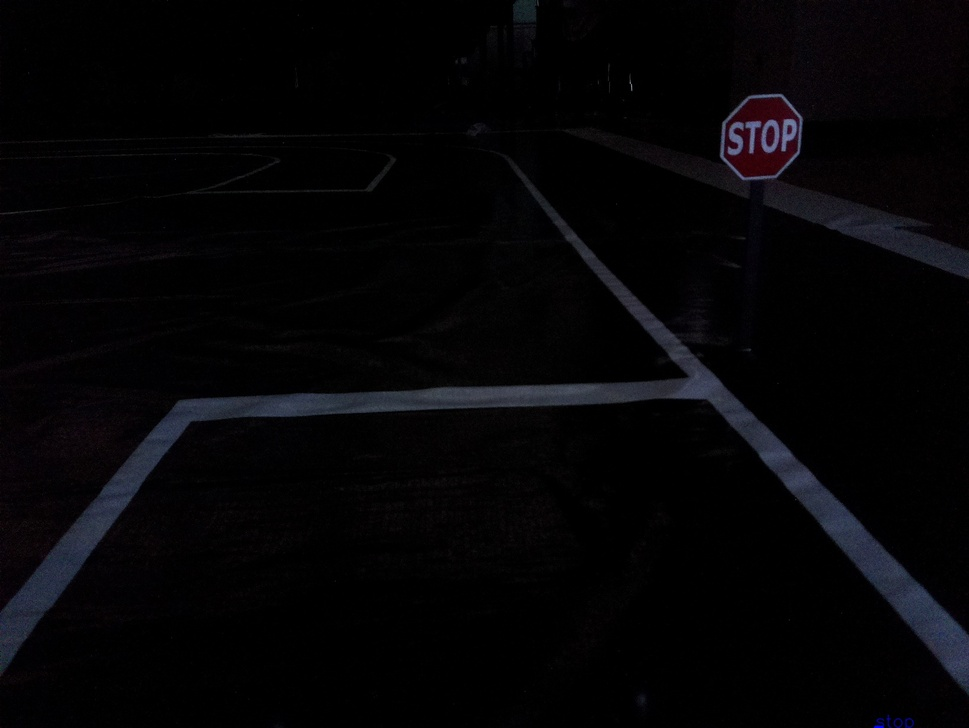
#> input picture Brain/src/lib/perception/object_detection.jpg, 969 x 728 px, shrunk from 1640 x 1232 before the run
$ python -i lanekeephandle.py   (imports and definitions only)   (older library calls are emulated)
#> lines starting #> are read from the running program, lines starting #| are printed output that depends on the picture
import math
from functools import reduce
from time import time
from typing import List, Tuple

import cv2
import matplotlib.pyplot as plt
import numpy as np


def draw_line(img, lines):
    # create a copy of the original frame
    try:
        dmy = img
        # draw Hough lines
        for line in lines:
            x1, y1, x2, y2 = line[0]
            cv2.line(dmy, (x1, y1), (x2, y2), (255, 0, 0), 3)

        return dmy
    except Exception:
        return img


def display_heading_line(
    frame,
    steering_angle,
    line_color=(0, 0, 255),
    line_width=5,
):
    heading_image = np.zeros_like(frame)
    if len(frame.shape) == 3:
        height, width, _ = frame.shape
    else:
        height, width = frame.shape
    # figure out the heading line from steering angle
    # heading line (x1,y1) is always center bottom of the screen
    # (x2, y2) requires a bit of trigonometry

    # Note: the steering angle of:
    # 0-89 degree: turn left
    # 90 degree: going straight
    # 91-180 degree: turn right
    steering_angle_radian = steering_angle / 180.0 * math.pi
    x1 = int(width / 2)
    y1 = height
    x2 = int(x1 - height / 2 / math.tan(steering_angle_radian))
    y2 = int(height / 2)

    cv2.line(heading_image, (x1, y1), (x2, y2), line_color, line_width)
    heading_image = cv2.addWeighted(frame, 0.8, heading_image, 1, 1)

    return heading_image


class LaneKeep:
    def __init__(
        self,
        use_perspective: bool = True,
        hls_lower: List[int] = [180, 180, 180],
        computation_method: str = "hough",
        blur_size: Tuple[int, int] = (7, 7),
        adpt_Th_blk_size: int = 21,
        adpt_Th_C: int = 4,
        canny_thres1: int = 50,
        canny_thres2: int = 150,
        luroi: float = 0.10,
        ruroi: float = 0.90,
        lbroi: float = 0,
        rbroi: float = 1,
        hroi: float = 0.30,
        broi: float = 0,
    ):
        """Define LaneKeeping pipeline and parameters

        Args:
            use_perspective: (bool) change preprocess pipeline
                        False -> [roi_func, preprocess]
                        True  -> [persepective_wrap, preprocess]
            hls_lower: (list) change the hls filter lower bound
            computation_method:(str) [ hough | sliding_window]
            blur_size: (Tuple[int, int]) Blur kernel size (preprocess)
            adpt_Th_blk_size: (int) Adaptive thresholding block size (preprocess)
            adpt_Th_C: (int) Adaptive thresholidng parameter C (preprocess)
            canny_thres1: (int) Canny Edge Detection threshold parameter (preprocess)
            canny_thres2: (int) Canny Edge Detection threshold parameter (preprocess)
            luroi: (float) left upper ROI region percent
            ruroi: (float) right upper ROI region percent
            lbroi: (float) left bottom ROI region percent
            rbroi: (float) right bottom ROI region percent
            hroi : (float) ROI region percent
            broi: (float) ROI region percent from bottom,
        """

        assert (
            computation_method == "hough" or computation_method == "sliding_window"
        ), "Expected computation_method to be either 'hough' or 'sliding_window'"

        assert (
            len(hls_lower) == 3
        ), f"Expected a list of [hue, sat, light], got {hls_lower}"

        assert (
            max(hls_lower) < 255 and min(hls_lower) >= 0
        ), f"Value range for hls is 0~255, got {hls_lower}"

        self.computation_method = computation_method
        self.hls_lower = hls_lower
        self.blur_size = blur_size
        # Size of a pixel neighborhood that is used to calculate a threshold value for the pixel
        self.adpt_Th_blk_size = adpt_Th_blk_size
        # const substracted from mean (adaptive threshold)
        self.adpt_Th_C = adpt_Th_C
        # threshold for canny edge detection
        # https://docs.opencv.org/4.x/dd/d1a/group__imgproc__feature.html#ga04723e007ed888ddf11d9ba04e2232de
        self.canny_thres1 = canny_thres1
        self.canny_thres2 = canny_thres2

        # perspective wrap
        self.luroi = luroi
        self.ruroi = ruroi
        self.lbroi = lbroi
        self.rbroi = rbroi
        self.hroi = hroi
        self.broi = broi
        self.stencil = None
        if use_perspective:
            pipeline_list = [self.persepective_wrap, self.preprocess]
        else:
            pipeline_list = [self.roi_func, self.preprocess]

        def compose(f, g):
            return lambda x: g(f(x))

        self.preprocess_pipeline = reduce(compose, pipeline_list, lambda x: x)

    def __call__(self, img: np.ndarray) -> float:
        if self.computation_method == "sliding_window":
            return self.sliding_window_search(img)
        else:
            return self.houghlines_angle(img)

    # [38 lines left out: function roi_func, not called in this run]

    def preprocess(self, img: np.ndarray) -> np.ndarray:
        """Preprocess image for edge detection"""
        # Apply HLS color filtering to filter out white lane lines
#         img = cv2.convertScaleAbs(img, alpha=2.0, beta=30)
#         blur1 = cv2.GaussianBlur(img, (7, 7), 0)

        hls = cv2.cvtColor(img, cv2.COLOR_RGB2HSV)

        # change here if it fails to detect
        white_lower = np.array(
#             [np.round(0 / 2), np.round(0.75 * 255), np.round(0.45 * 255)]
            [70,0,220] # 70,0,220
        )

        white_upper = np.array(
            [90,25,255] # 100,25,255
        )

        white_mask = cv2.inRange(hls, white_lower, white_upper)

        # Yellow-ish areas in image
        # H value must be appropriate (see HSL color space), e.g. within [40 ... 60]
        # L value can be arbitrary (we want everything between bright and dark yellow), e.g. within [0.0 ... 1.0]
        # S value must be above some threshold (we want at least some saturation), e.g. within [0.35 ... 1.0]
#         yellow_lower = np.array(
#             [np.round(30 / 2), np.round(0.75 * 255), np.round(0.45 * 255)]
#         )
#         yellow_upper = np.array(
#             [np.round(60 / 2), np.round(1.0 * 255), np.round(1.00 * 255)]
#         )
#         yellow_mask = cv2.inRange(hls, yellow_lower, yellow_upper)

        # Calculate combined mask, and masked image
#         mask = cv2.bitwise_or(yellow_mask, white_mask)
        hls_result = cv2.bitwise_and(img, img, mask=white_mask)
# [9 lines of commented-out code are left out]
        gray = cv2.cvtColor(hls_result, cv2.COLOR_RGB2GRAY)
        # clahe = cv2.createCLAHE(clipLimit=80,tileGridSize=(128,128))
        # gray = clahe.apply(gray)
        # thres = cv2.adaptiveThreshold(
        #     gray,
        #     255,
        #     cv2.ADAPTIVE_THRESH_GAUSSIAN_C,
        #     cv2.THRESH_BINARY_INV,
        #     self.adpt_Th_blk_size,
        #     self.adpt_Th_C,
        # )
        # ret, thresh = cv2.threshold(gray, 160, 255, cv2.THRESH_BINARY)
        blur = cv2.GaussianBlur(gray, self.blur_size, 0)
        _, th1 = cv2.threshold(blur, 120, 255, cv2.THRESH_BINARY)
        _, th2 = cv2.threshold(blur, 220, 255, cv2.THRESH_BINARY + cv2.THRESH_OTSU)
        #         clean = cv2.fastNlMeansDenoising(blur)
        th3 = np.array(0.7 * th1 + 0.3 * th2).astype(np.uint8)
        blur = cv2.GaussianBlur(th3, (21, 21), 0)
        canny = cv2.Canny(blur, self.canny_thres1, self.canny_thres2)
        #         denoised=cv2.fastNlMeansDenoisingColored(canny,None,10,10,7,21)

        kernel = np.ones((5,5), np.uint8)
        final = cv2.dilate(canny, kernel, iterations=1)

        return final
        # return hls_result, gray, thres, blur, canny

    def persepective_wrap(self, img: np.ndarray) -> np.ndarray:
        """ROI of image and Perform perspective wrapping on the image"""
        roi = [
            (self.luroi * ((img.shape[1] - 1)), self.hroi * (img.shape[0] - 1)),
            (self.ruroi * ((img.shape[1] - 1)), self.hroi * (img.shape[0] - 1)),
            (self.lbroi * ((img.shape[1] - 1)), (img.shape[0] - 1) * (1 - self.broi)),
            (self.rbroi * ((img.shape[1] - 1)), (img.shape[0] - 1) * (1 - self.broi)),
        ]
        # Get image size
        img_size = (img.shape[1], img.shape[0])
#> img_size = (969, 728)
        # Perspective points to be warped
        src = np.float32(roi)
        # Window to be shown
        dst = np.float32(
            [[0, 0], [img.shape[1], 0], [0, img.shape[0]], [img.shape[1], img.shape[0]]]
        )
#> dst = [[0, 0], [969, 0], [0, 728], [969, 728]]

        # Matrix to warp the image for birdseye window
        matrix = cv2.getPerspectiveTransform(src, dst)
        # Inverse matrix to unwarp the image for final window
        minv = cv2.getPerspectiveTransform(dst, src)  # noqa
        birdseye = cv2.warpPerspective(img, matrix, img_size)
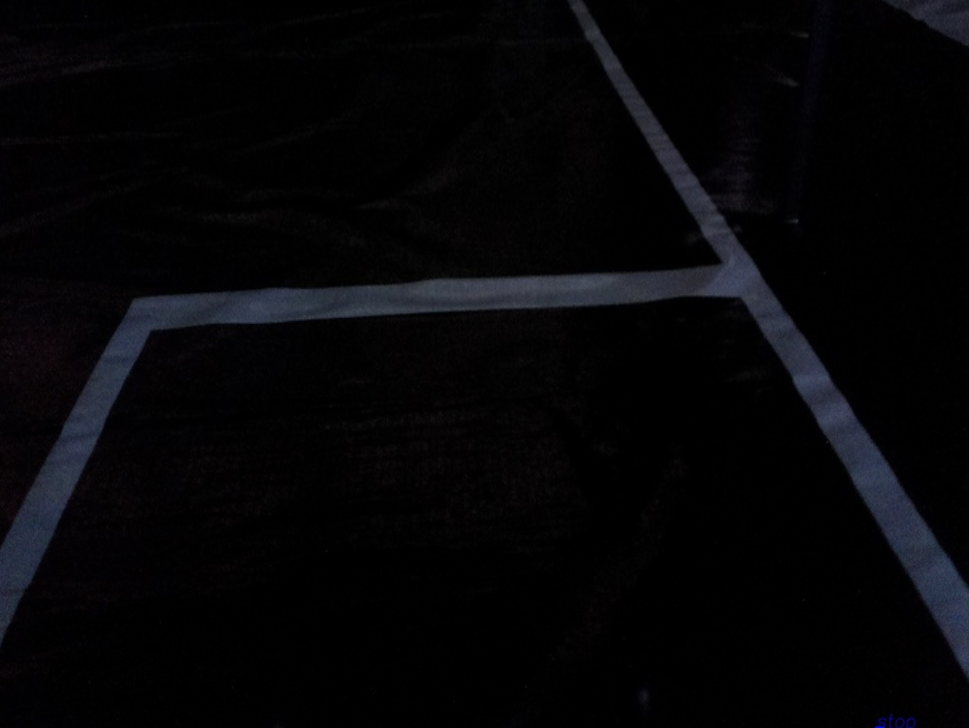
#> birdseye: shape (728, 969, 3); mean R, G, B 5.3, 5.3, 7.1

        return birdseye
        # # Get the birdseye window dimensions
        # height, width = birdseye.shape[:2]

        # # Divide the birdseye view into 2 halves to separate left & right lanes
        # birdseyeLeft = birdseye[0:height, 0 : width // 2]
        # birdseyeRight = birdseye[0:height, width // 2 : width]

        # # Display birdseye view image
        # # cv2.imshow("Birdseye" , birdseye)
        # # cv2.imshow("Birdseye Left" , birdseyeLeft)
        # # cv2.imshow("Birdseye Right", birdseyeRight)
        # return birdseye, birdseyeLeft, birdseyeRight, minv

    def houghlines_angle(self, img: np.ndarray) -> float:
        """Given processed image compute steering angle"""
        # find lanes takes processed image
        a = time()
        processed_img = self.preprocess_pipeline(img)
#> in preprocess, `hls = cv2.cvtColor(img, cv2.COLOR_RGB2HSV)`: hls: shape (728, 969, 3); mean H, S, V 41.1, 41.1, 7.2
#> in preprocess, `white_mask = cv2.inRange(hls, white_lower, white_upper)`: white_mask: shape (728, 969); every value is 0
#> in preprocess, `hls_result = cv2.bitwise_and(img, img, mask=white_mask)`: hls_result: shape (728, 969, 3); every value is 0
        # print("Time taken by preprocess", time()- a)
        b = time()
        # cv2.imwrite("proccessed_img.jpg", processed_img)
        lines = find_lanes(processed_img)
#> in find_lanes, `lines = cv2.HoughLinesP( thresh_canny, 1, np.pi / 180, 15, minLineLeng..`: lines = None
        # average slop takes original image
        lanelines = average_slope_intercept(img, lines)
#> lanelines = []
        angle = compute_steering_angle_lanelinecoord(img[:, :, 0], lane_lines=lanelines)
#> angle = 90
        # print("Time taken to find lanes", time()- b)
        c = time()
        processed_img = cv2.cvtColor(processed_img, cv2.COLOR_GRAY2RGB)
        # draw lanelines
        processed_img = draw_line(processed_img, lanelines)
        # draw heading lines
        outimage = display_heading_line(processed_img, angle)
#> in display_heading_line, `steering_angle_radian = steering_angle / 180.0 * math.pi`: steering_angle_radian = 1.57
#> in display_heading_line, `x2 = int(x1 - height / 2 / math.tan(steering_angle_radian))`: x2 = 484
#> in display_heading_line, `cv2.line(heading_image, (x1, y1), (x2, y2), line_color, line_width)`:
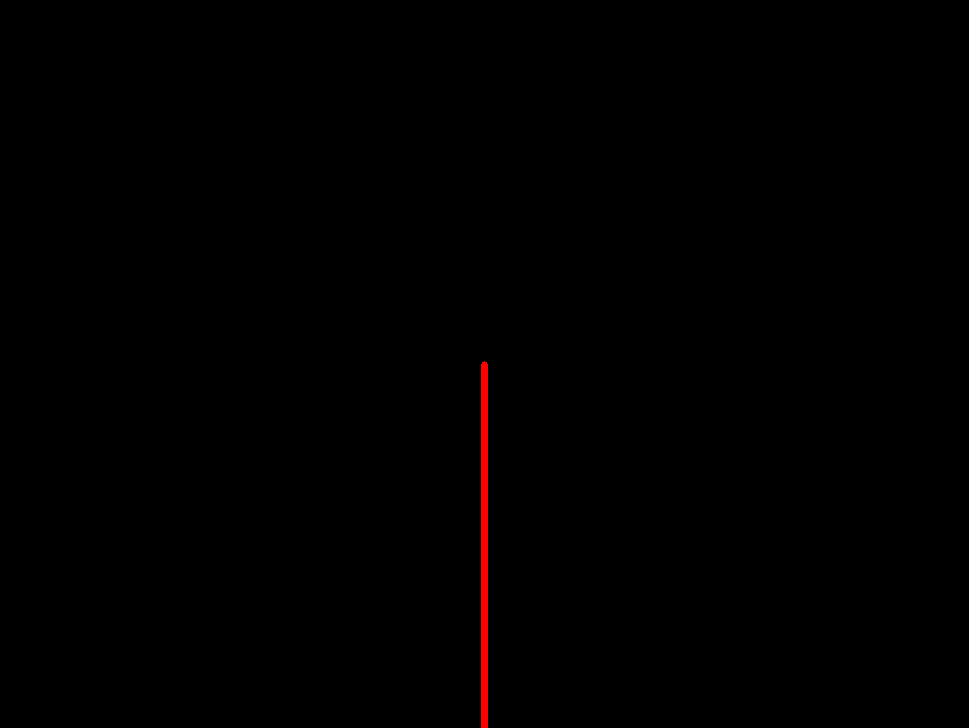
#> heading_image: shape (728, 969, 3); mean of channels 0, 1, 2 0, 0, 0.9; drawn as B, G, R
        # print("Timetake to generate image", time() - c)
        # outimage = cv2.hconcat([processed_out, outimage])
        return angle, outimage

    # [242 lines left out: functions sliding_window_search, processImage, perspectiveWarp, slide_window_search, not called in this run]


def compute_steering_angle_lanelinecoord(frame, lane_lines):
    """Find the steering angle based on lane line coordinate
    We assume that camera is calibrated to point to dead center
    """
    if lane_lines is None or len(lane_lines) == 0:
        # print("No lane lines detected, do nothing")
        return 90

    height, width = frame.shape
    if len(lane_lines) == 1:
        # print("Only detected one lane line, just follow it. %s" % lane_lines[0])
        x1, _, x2, _ = lane_lines[0][0]
        x_offset = x2 - x1
        x_offset=1.2*x_offset
    else:
        _, _, left_x2, _ = lane_lines[0][0]
        _, _, right_x2, _ = lane_lines[1][0]
        # 0.0 means car pointing to center, -0.03: car is centered to left, +0.03 means car pointing to right
        camera_mid_offset_percent = 0.02
        mid = int(width / 2 * (1 + camera_mid_offset_percent))
        x_offset = (left_x2 + right_x2) / 2 - mid

    # find the steering angle, which is angle between navigation direction to end of center line
    y_offset = int(height / 2)

    # angle (in radian) to center vertical line
    angle_to_mid_radian = math.atan(x_offset / y_offset)
    # angle (in degrees) to center vertical line
    angle_to_mid_deg = int(angle_to_mid_radian * 180.0 / math.pi)
    # this is the steering angle needed by picar front wheel
    steering_angle = angle_to_mid_deg + 90

    # print("new steering angle: %s" % steering_angle)
    return steering_angle


# [72 lines left out: functions compute_steering_angle_lanelineslope, roi_func, make_points, not called in this run]


def average_slope_intercept(frame, line_segments):
    """
    This function combines line segments into one or two lane lines
    If all line slopes are < 0: then we only have detected left lane
    If all line slopes are > 0: then we only have detected right lane
    """
    lane_lines = []
    if line_segments is None:
        # print("No line_segment segments detected")
        return lane_lines

    height, width, _ = frame.shape
    left_fit = []
    right_fit = []

    boundary = 1 / 2
    # left lane line segment should be on left 2/3 of the screen
    left_region_boundary = width * (1 - boundary)
    # right lane line segment should be on left 2/3 of the screen
    right_region_boundary = width * boundary

    for line_segment in line_segments:
        for x1, y1, x2, y2 in line_segment:
            if x1 == x2:
                continue
            fit = np.polyfit((x1, x2), (y1, y2), 1)
            slope = fit[0]
            intercept = fit[1]
            if slope < 0:
                if x1 < left_region_boundary and x2 < left_region_boundary:
                    left_fit.append((slope, intercept))
            else:
                if x1 > right_region_boundary and x2 > right_region_boundary:
                    right_fit.append((slope, intercept))

    left_fit_average = np.average(left_fit, axis=0)
    if len(left_fit) > 0:
        lane_lines.append(make_points(frame, left_fit_average))

    right_fit_average = np.average(right_fit, axis=0)
    if len(right_fit) > 0:
        lane_lines.append(make_points(frame, right_fit_average))
    return lane_lines
    return lane_lines, left_fit_average, right_fit_average


def find_lanes(thresh_canny):
    """
    Takes Threshold Canny Edge Detected image as imput

    Args:
        thresh_canny ([type]): [description]

    Returns:
        [type]: [description]
    """
    lines = cv2.HoughLinesP(
        thresh_canny, 1, np.pi / 180, 15, minLineLength=40, maxLineGap=10
    )
    return lines


# [23 lines left out: function plotHistogram, not called in this run]

>>> import cv2
>>> picture = cv2.cvtColor(cv2.imread('object_detection.jpg'), cv2.COLOR_BGR2RGB)
>>> result = LaneKeep()(picture)
